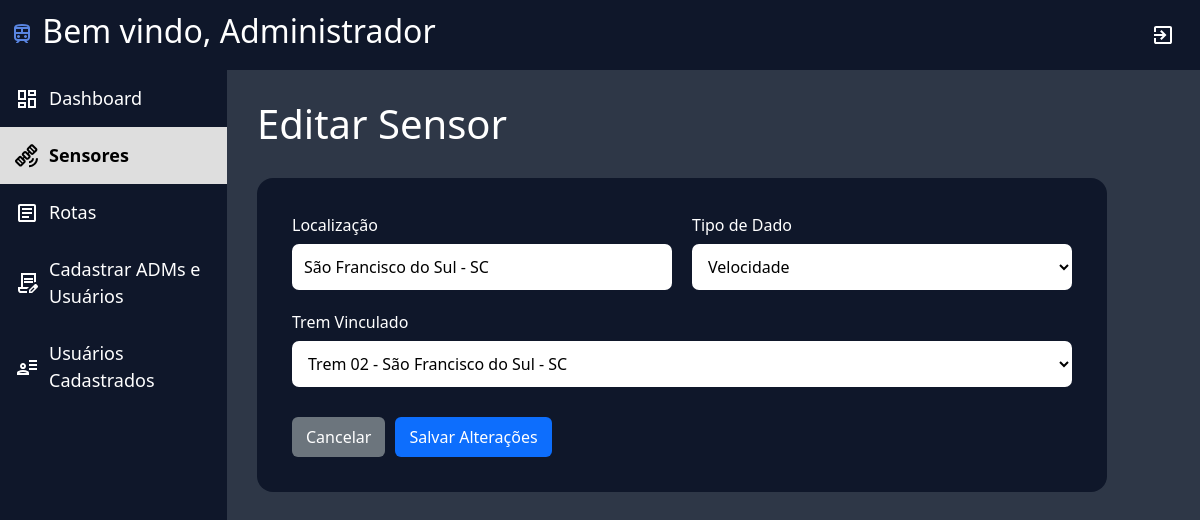
The page /public/editar_sensores.php?id=2 (signed in) on the database its author committed.
### tables this page shows
CREATE TABLE SENSORES (
    id INT AUTO_INCREMENT PRIMARY KEY,
    localizacao VARCHAR(150) NOT NULL,
    tipo_de_dado VARCHAR(50) NOT NULL,
    trens_id INT NOT NULL,

    CONSTRAINT fk_sensores_trens
        FOREIGN KEY (trens_id)
        REFERENCES TRENS(id)
        ON DELETE CASCADE
        ON UPDATE CASCADE
);

### public/editar_sensores.php (the view, shortened to what this page needs)
<?php
require_once "../infra/conexao.php";
$id = intval($_GET["id"]);
$sql = "SELECT id, localizacao, tipo_de_dado, trens_id
        FROM SENSORES
        WHERE id = ?";
$stmt = $conexao->prepare($sql);
$stmt->bind_param("i", $id);
$stmt->execute();
$resultado = $stmt->get_result();
$sensor = $resultado->fetch_assoc();
$sqlTrens = "SELECT id, localizacao
             FROM TRENS
             ORDER BY id";
$resultadoTrens = $conexao->query($sqlTrens);
?>
<!DOCTYPE html>
<html lang="pt-br">
<head>
    <link
        rel="stylesheet"
        href="../assets/style/style.css">
    <link
        href="https://cdn.jsdelivr.net/npm/bootstrap@5.3.8/dist/css/bootstrap.min.css"
        rel="stylesheet">
    <link
        rel="stylesheet"
        href="https://cdn.jsdelivr.net/npm/bootstrap-icons@1.11.3/font/bootstrap-icons.min.css">
</head>
<body>
    <header class="cabecalho">
        <h2>
            <img
                src="../assets/icons/TREM_AZUL.svg"
                alt="">
            Bem vindo, Administrador
        </h2>
        <a href="../logout.php">
    <img src="../assets/icons/exit.svg" class="item" alt="Sair">
        </a>
    </header>
    <div class="layout">
        <aside class="menu-lateral">
            <a
                href="tela_inicial.php"
                class="item">
                <img
                    src="../assets/icons/dashboard_branco.svg"
                    alt="">
                Dashboard
            </a>
            <a
                href="gerenciar_sensores.php"
                class="item ativo">
                <img
                    src="../assets/icons/sensor_preto.svg"
                    alt="">
                Sensores
            </a>
            <a
                href="rotas.php"
                class="item">
                <img
                    src="../assets/icons/relatorio_branco.svg"
                    alt="">
                Rotas
            </a>
            <a
                href="cadastro_admin.php"
                class="item">
                <img
                    src="../assets/icons/cadastrar_branco.svg"
                    alt="">
                Cadastrar ADMs e Usuários
            </a>
            <a
                href="usuarios_cadastrados.php"
                class="item">
                <img
                    src="../assets/icons/usuarios_branco.svg"
                    alt="">
                Usuários Cadastrados
            </a>
        </aside>
        <main class="conteudo">
            <div class="container-sensor">
                <h1 class="titulo-sensor">
                    Editar Sensor
                </h1>
                <form
                    class="form-sensor"
                    method="POST"
                    action="salvar_edicao_sensores.php">
                    <div class="linha-formulario">
                        <div class="grupo-input">
                            <label for="localizacao">
                                Localização
                            </label>
                            <input
                                type="text"
                                id="localizacao"
                                name="localizacao"
                                value="<?= htmlspecialchars($sensor['localizacao']) ?>"
                                required
                                placeholder="Ex: Estação central - Eixo B">
                        </div>
                        <div class="grupo-input">
                            <label for="tipoDado">
                                Tipo de Dado
                            </label>
                            <select
                                id="tipoDado"
                                name="tipoDado"
                                required>
                                <option
                                    value="Velocidade"
                                    <?= $sensor['tipo_de_dado'] == 'Velocidade' ? 'selected' : '' ?>>
                                    Velocidade
                                </option>
                            </select>
                        </div>
                    </div>
                    <div class="linha-formulario">
                        <div class="grupo-input">
                            <label for="tremVinculado">
                                Trem Vinculado
                            </label>
                            <select
                                id="tremVinculado"
                                name="tremVinculado"
                                required>
                                <?php while (
                                    $trem = $resultadoTrens->fetch_assoc()
                                ): ?>
                                    <option
                                        value="<?= $trem['id'] ?>"
                                        <?= $trem['id'] == $sensor['trens_id'] ? 'selected' : '' ?>>
                                        Trem
                                        <?= str_pad(
                                            $trem['id'],
                                            2,
                                            "0",
                                            STR_PAD_LEFT
                                        ) ?>
                                    </option>
                                <?php endwhile; ?>
                            </select>
                        </div>
                    </div>
                    <div class="botoes-formulario">
                        <button
                            type="button"
                            class="botao_cancelar"
                            onclick="window.location.href='gerenciar_sensores.php'">
                            Cancelar
                        </button>
                        <button
                            type="submit"
                            class="btn-salvar">
                            Salvar Alterações
                        </button>
                    </div>
                </form>
            </div>
        </main>
    </div>
</body>
</html>

### assets/style/style.css (style rules this page uses)
* { box-sizing: border-box; }
body { margin: 0; background-color: #2e3747 !important; color: white; overflow-x: hidden; }
.cabecalho { display: flex; justify-content: space-between; align-items: center; background-color: #0f172a; padding: 10px; height: 70px; color: white; width: 100%; }
.layout { display: flex; width: 100%; min-height: calc(100vh - 70px); }
.menu-lateral { width: 227px; min-width: 207px; flex-shrink: 0; background-color: #0f172a; }
.item { width: 100%; padding: 15px; font-size: 18px; cursor: pointer; display: flex; align-items: center; gap: 10px; text-decoration: none; color: white; box-sizing: border-box; }
.item.ativo { background-color: #dedede; font-weight: bold; color: black; }
.conteudo { flex: 1; min-width: 0; width: calc(100% - 207px); padding: 25px; background-color: #2e3747 !important; }
.conteudo { flex: 1; min-width: 0; padding: 30px; background-color: #2e3747 !important; }
.container-sensor { width: 100%; }
.titulo-sensor { color: white; margin-bottom: 30px; }
.form-sensor { width: 100%; max-width: 850px; background: #0f172a; padding: 35px; border-radius: 16px; }
.form-sensor .linha-formulario { display: flex; gap: 20px; }
.grupo-input { width: 100%; margin-bottom: 20px; }
.grupo-input label { display: block; color: white; margin-bottom: 7px; }
.grupo-input input, .grupo-input select { width: 100%; height: 46px; border: none; border-radius: 7px; padding: 0 12px; background: white; }
.botoes-formulario { margin-top: 10px; display: flex; gap: 10px; }
.botao_cancelar { border: none; padding: 8px 14px; border-radius: 6px; background: #6c757d; color: white; text-decoration: none; }
.btn-salvar { border: none; padding: 8px 14px; border-radius: 6px; background: #0d6efd; color: white; }

### rows shown on the page
sensores: localizacao "São Francisco do Sul - SC", tipoDado "Velocidade", tremVinculado "Trem 02 - São Francisco do Sul - SC"
